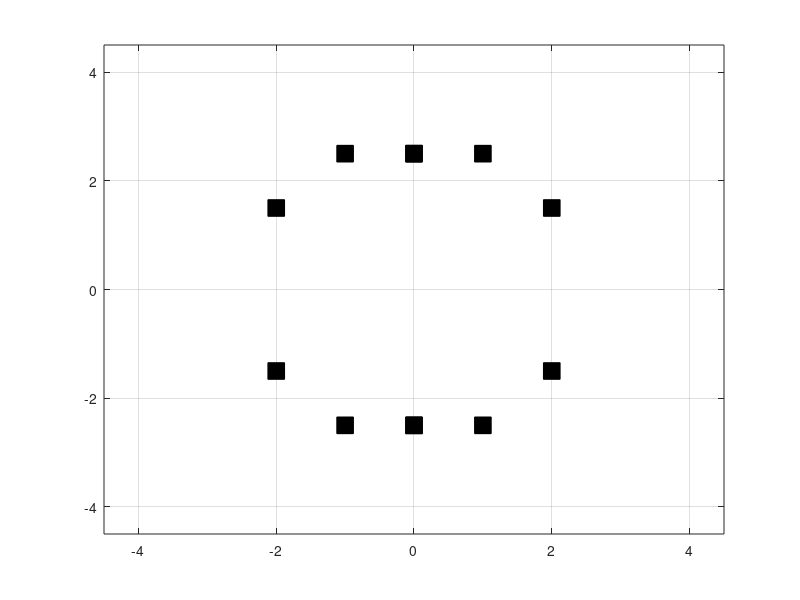

This figure's MATLAB source:
clear all;
close all;
clc
majoraxis = input('majoraxis:');
a = majoraxis/2;
minoraxis = input('minoraxis:');
b = minoraxis/2;
p01 = (b^2) - ((a^2)*b) + ((a^2)/4);
pk = p01;
x = 0;
y = b;
xcor(1) = x;
ycor(1) = y;
i = 1;
arrpk(i) = p01;
while  (b^2)*x < (a^2)*y 
    if pk<0
        x = x + 1;
        y = y;
        xcor(i+1) = x;
        ycor(i+1) = y;
        pk1 = pk + 2*(b^2)*x + b^2;
        pk = pk1;
    else
        x = x + 1;
        y = y - 1;
        xcor(i+1) = x;
        ycor(i+1) = y;
        pk1 = pk + 2*(b^2)*x + b^2 - 2*(a^2)*y;
        pk = pk1;
    end
    i = i + 1;
    arrpk(i+1) = pk;
end










plot(xcor,ycor,'s','MarkerSize',12,...
    'MarkerEdgeColor','black',...
    'MarkerFaceColor',[0 0 0]);
axis([-a-2 a+2 -b-2 b+2])
hold on
plot(-xcor,ycor,'s','MarkerSize',12,...
    'MarkerEdgeColor','black',...
    'MarkerFaceColor',[0 0 0])
plot(-xcor,-ycor,'s','MarkerSize',12,...
    'MarkerEdgeColor','black',...
    'MarkerFaceColor',[0 0 0])
plot(xcor,-ycor,'s','MarkerSize',12,...
    'MarkerEdgeColor','black',...
    'MarkerFaceColor',[0 0 0])
grid on

